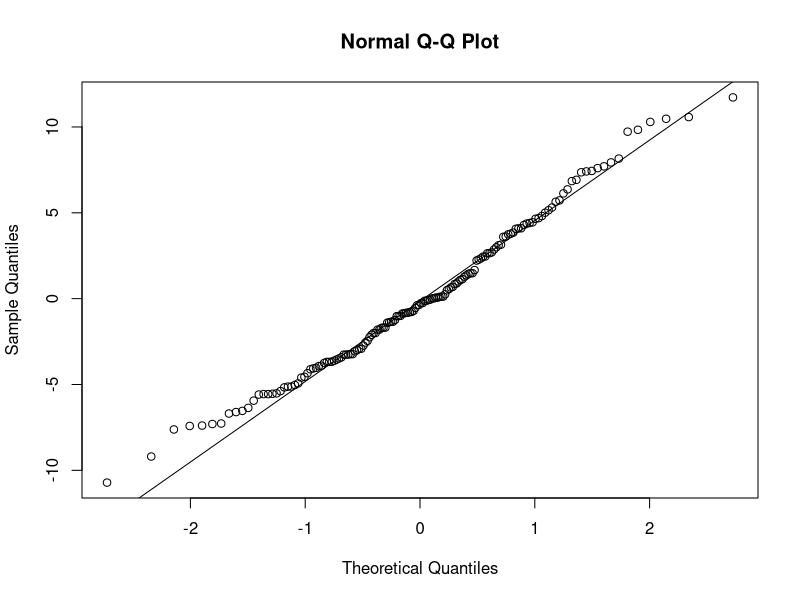
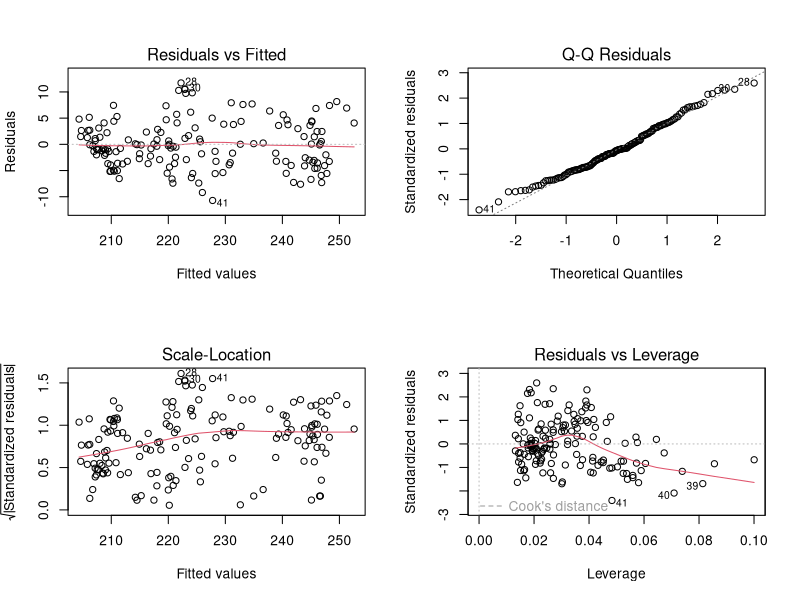

R code for these plots, in order: (Note: this script raises an error after producing the figures.)
setwd("C:/Users/betsy/OneDrive/Documents/Data_Science/Housing")
### Packages ###
library(car)
library(forecast)
library(sandwich)
library(lmtest)
library(MASS)
### Data Cleaning ###
index <- read.csv("All-Transactions-City.csv") # Quarterly, from 1983 to 2021
income <- read.csv("Cville_Income.csv") # Yearly, from 1993 to 2019
#listing <- read.csv("Listing_Price.csv")
pop <- read.csv("Resident Population in Charlottesville.csv") # Yearly, from 2000 to 2020
gdp <- read.csv("Total Gross Domestic Product for Charlottesville.csv") # Yearly, from 1993 to 2020
unemployment <- read.csv("Unemployment Rate in Charlottesville.csv") #Monthly, from 1990 to 2021
wage <- read.csv("Weekly-Wage.csv") # Monthly, from 2007 to 2021

#### Should use data from Jan 2007- Dec 2019, should be monthly (so 156 rows)
# Subset yearly indexed, and interpolate using cubic spline
pop_new <- spline(pop[7:19,2], n = 156)$y
gdp_new <- spline(gdp[7:19,2], n = 156)$y

# Subset quarterly index and interpolate using cubic spline
index_new <- spline(index[93:145, 2], n = 156)$y

# Subset Monthly Data to be from Jan 2007 to Dec 2019
unemployment_new <- unemployment[204:359, 2]
wage_new <- wage[1:156, 2]


newdataset <- cbind(index_new, pop_new, gdp_new, unemployment_new, wage_new)

#newdataset <- merge(index, income, by = "DATE")
#newdataset <- merge(index, pop, by = "DATE")
#newdataset <- merge(newdataset, gdp, by = "DATE")
#newdataset <- merge(newdataset, unemployment, by = "DATE")
#newdataset <- merge(newdataset, wage, by = "DATE")

# data <- lm(newdataset$INDEX~newdataset$WAGE+newdataset$POPULATION+newdataset$UNEMPLOYMENT+newdataset$GDP)
model_raw <- lm((index_new) ~ (pop_new) + (gdp_new) + (unemployment_new) + (wage_new), na.action=na.exclude)
qqnorm(model_raw$residuals)
qqline(model_raw$residuals)
summary(model_raw)
par(mfrow=c(2,2))
plot(model_raw) # Non-Constant Errors
bc <- boxcox(model_raw) 
durbinWatsonTest(model_raw) # Serial Correlation
plot(model_raw$residuals)
lines(model_raw$residuals)
coeftest(model_raw, vcov = NeweyWest(model_raw, lag = 12))

### Boxcox Transformation Model
optimal_transform <- bc$x[which.max(bc$y)]
optimal_transform
model_transform <- lm((index_new)**optimal_transform ~ (pop_new) + (gdp_new) + (unemployment_new) + (wage_new), na.action=na.exclude)
summary(model_transform)
plot(model_transform)
durbinWatsonTest(model_transform) # Serial Correlation
coeftest(model_transform, vcov = NeweyWest(model_transform, lag = 12))
